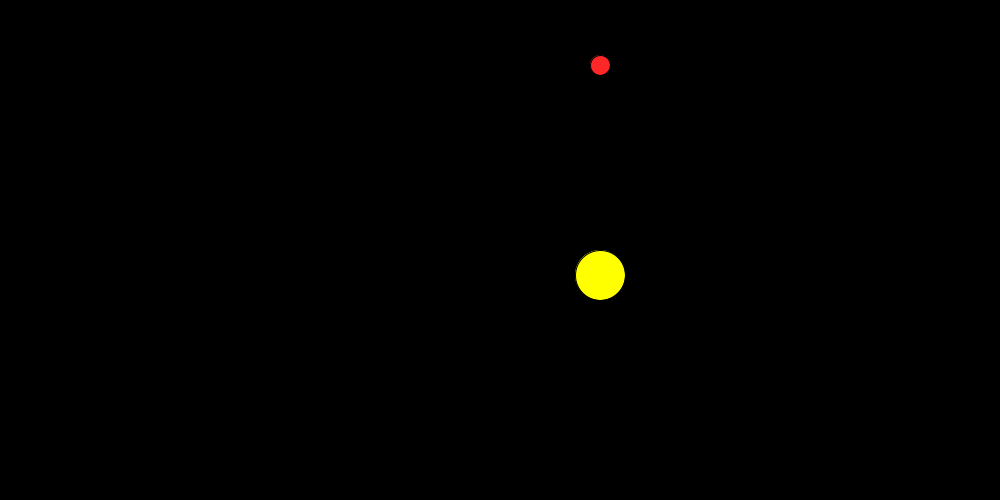
Frame 1 (no input)
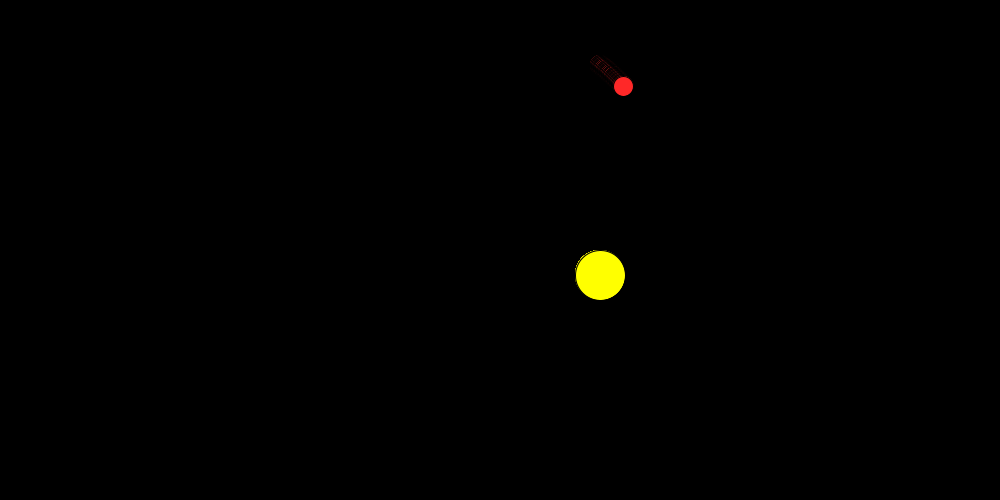
Frame 60 (the mouse pressed at the canvas centre just before this capture)
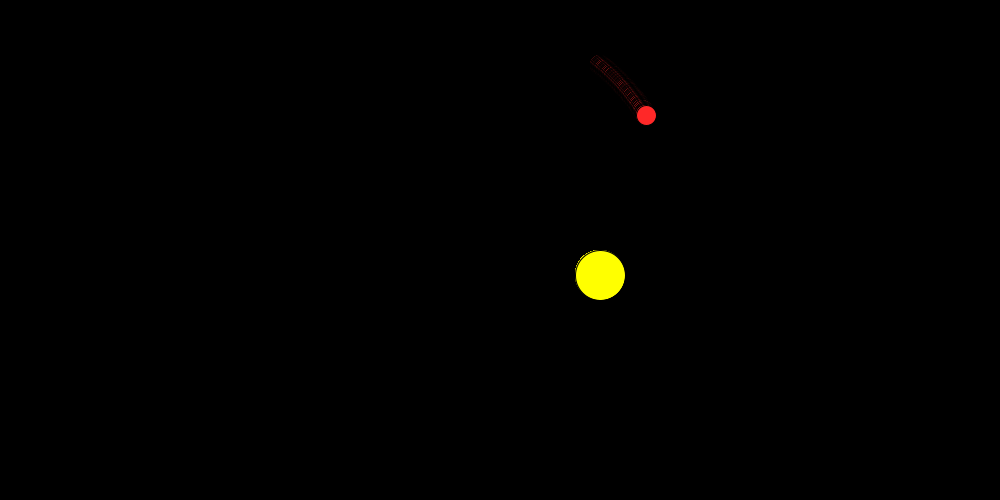
Frame 120 (the mouse held since frame 60 and released just before this capture)

The Processing sketch that drew these frames (run headless with seeded random() and noise(); from frame 60 on, the mouse is pressed at the canvas centre):

// Processing sketch: Planetary_Orbits
// ── Planetary_Orbits.pde
//INITIAL VALUES. TRY CHANGING THESE
float G = 0.8;       // Gravitational constant
float M = 10000.0;   // Mass of the sun
float m = 1.0;       // Mass of the Mars
float deltaT = 0.1;  // Time increment per frame (must be small for the approximation of the orbit to be accurate)

PVector posSun = new PVector( 600, 275);   //Position of the sun
PVector posMars = new PVector( 600, 65);  //Position of the Mars (initially directly above the sun)
PVector velMars = new PVector( 4, 3 );    //Initial velocity of the Mars...try changing this


void setup() {
  background(0);
  size(1000,500);
  frameRate(240);
}


void draw() {
  //DRAWS THE SYSTEM IN ITS CURRENT POSITION
  fill( 255, 255, 0);
  circle( posSun.x, posSun.y, 50 );
  fill( 255, 40, 40);
  circle( posMars.x, posMars.y, 20 );
  
  //UPDATES THE VELCOCITY AND POSITION FOR THE NEXT FRAME
  PVector r = PVector.sub( posMars, posSun );   // Radius vector r = posMars - posSun
  PVector Fdir = r.normalize( null );           // Unit vector in the direction of the force. (The "null" means create a new vector without changing the original value of r)
  
  float rSquared = r.magSq();              // Squared distance between the sun and Mars rSquared = r^2
  float Fmag = -G * M * m / rSquared;      // Magnitude of the force via Newton's law of gravitation (negative because the force is attracting, not repelling)
  PVector F = PVector.mult( Fdir, Fmag );  // Force vector with direction Fdir and magnitude Fmag
  PVector accMars = PVector.div( F, m );   // a = F / m
  
  PVector deltaV = PVector.mult( accMars, deltaT );  // Change in velocity during the current time interval dV = a * dt
  velMars.add( deltaV );                             // Incrementing v by that change:  v = v + dv
  
  PVector deltaPos = PVector.mult( velMars, deltaT );  // Change in position during the current time interval dPos = v * dt
  posMars.add( deltaPos );                             // Incrementing pos by that change:  pos = pos + dPos
}
